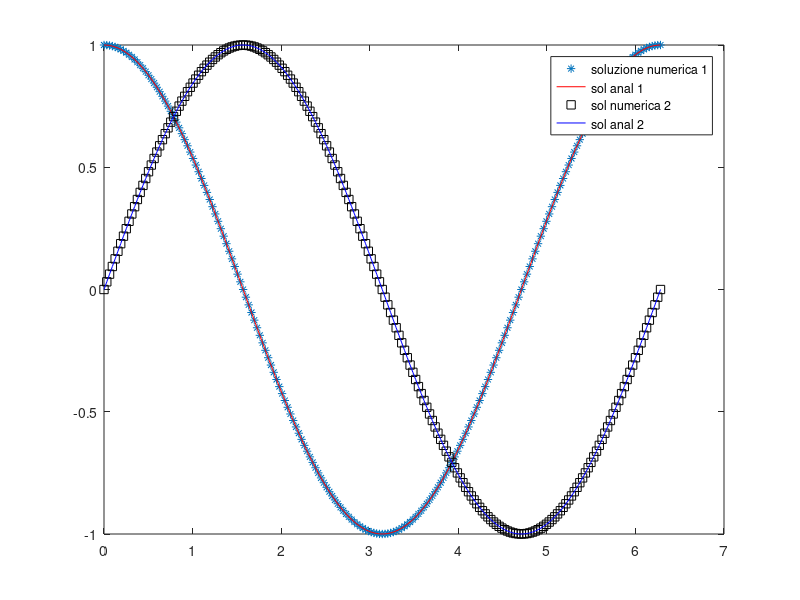
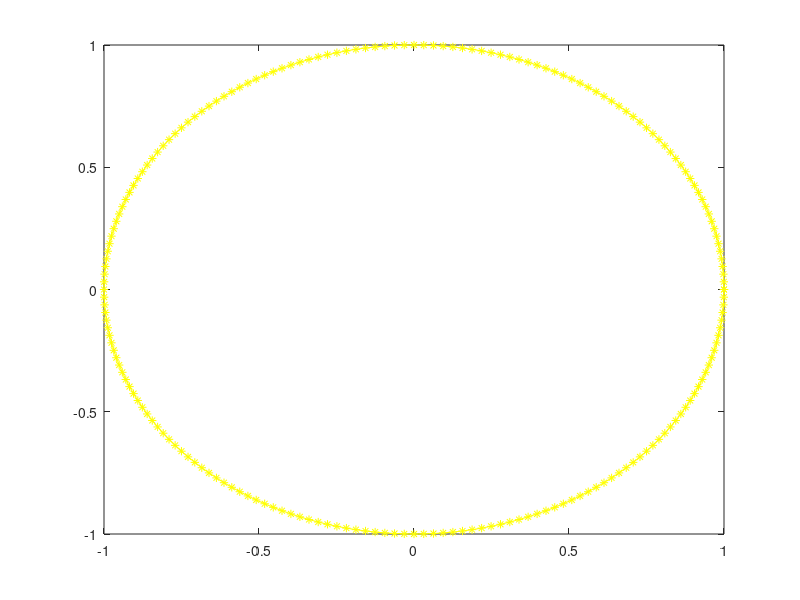

Source code (MATLAB) for these figures, in order:
clear all; close all;

%% Risoluzione sistema differenziale 79.

%% Runge-Kutta semi-implicito a tre stadi, ma con a(1,1)=0=> non è richiesto l'utilizzo di metodi numerici per la de
%% =terminazione dei coefficienti xi, che quindi possono essere ricavati risolvendo sistemi lineari 2x2.

%% definizione dei parametri:
theta=2-sqrt(2);
c(1)=0;
c(2)=theta;
c(3)=1;
    
b(1)=(3*theta-theta^2-1)/(2*theta);
b(2)=(1-theta)/(2*theta);
b(3)=theta/2;

%% dati del problema
ts=200;
tstar=2*pi;
k=tstar/ts;
A=[-500,0;0,-1]%matrice scalare che moltiplica il vttore incongnite.
r=@(t) [500*cos(t) - sin(t);sin(t)+cos(t)];%termine noto, dipendente dal tempo
y0=[1,0]';
f=@(t,y) A*y + r(t);

y=NaN(length(y0),ts+1);
y(:,1)=y0;

t=linspace(0,tstar,ts+1);
xi=zeros(length(y0),3); %matrice 2x3, ho tre stadi e il problema è bidimensionale

for n=1:ts
    xi(:,1)=y(:,n);
    xi(:,2)=(eye(2) - k*(theta/2)*A)\( y(:,n) + k*(theta/2)*(A*y(:,n) + r(t(n)+k*c(1))) + k*(theta/2)*r(t(n)+k*c(2)) );
    xi(:,3)=(eye(2) - b(3)*k*A)\( y(:,n) +...
        k*(b(1)*(A*y(:,n) + r(t(n)+k*c(1))) + b(2)*(A*xi(:,2)+r(t(n)+k*c(2)))) ...
        + b(3)*k*r(t(n)+k*c(3)));
    
    y(:,n+1)=y(:,n) + k*(b(1)*f(t(n)+k*c(1),xi(:,1)) + b(2)*f(t(n)+k*c(2),xi(:,2)) + b(3)*f(t(n)+k*c(3),xi(:,3)));
    
end

plot(t,y(1,:),'*',t,cos(t),'r',t,y(2,:),'sk',t,sin(t),'b')
legend('soluzione numerica 1','sol anal 1','sol numerica 2','sol anal 2')
figure
plot(y(1,:),y(2,:),'y-*') %nel piano della fasi ottengo una circonferenza
